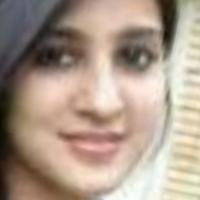
#> input picture 1016.png, 200 x 200 px, given as the content of the folder /Users/ninahorstmann/Downloads/UTKFace/, which was not available
$ jupyter execute --allow-errors FPP.ipynb
#> lines starting #> are read from the running program, lines starting #| are printed output that depends on the picture; pictures that were not available may be replaced by others from this repository, and a replacement may not be noted
#> further down, image is the input picture: shape (200, 200, 3); mean B, G, R 139, 154.2, 172.6
#> `b,g,r = cv2.split(image)`:
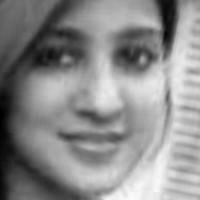
#> b: shape (200, 200); min 0, max 251, mean 139
#> `b,g,r = cv2.split(image)`:
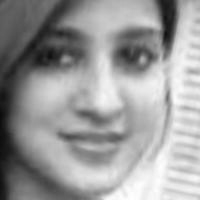
#> g: shape (200, 200); min 11, max 255, mean 154.2
#> `b,g,r = cv2.split(image)`:
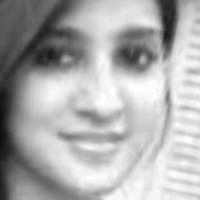
#> r: shape (200, 200); min 14, max 255, mean 172.6
[cell 1]
from facepplib import FacePP, exceptions
from __future__ import print_function, unicode_literals
from sklearn import metrics
import matplotlib.pyplot as plt
import numpy as np
import json
import os
import cv2

[cell 2]
#import UTK dataset
path = "/Users/ninahorstmann/Downloads/UTKFace/"
files = os.listdir(path)
size = len(files)
print("Total samples:",size)

[cell 3]
#Unpack data
images = []
ages = []
race = []
#> (the rest of this cell did not finish here and is left out)

[cell 4]
#Isolate images labeled as 'white'
white_idx = np.where(np.array(race)=='0')[0]
white_images = [images[i] for i in white_idx]
#> white_images = []
white_ages = [ages[i] for i in white_idx]
white_ages_int = [int(i) for i in white_ages]

#Isolate images labeled as 'black'
black_idx = np.where(np.array(race)=='1')[0]
black_images = [images[i] for i in black_idx]
#> black_images = []
black_ages = [ages[i] for i in black_idx]
black_ages_int = [int(i) for i in black_ages]

#Isolate images labeled as 'asian'
asian_idx = np.where(np.array(race)=='2')[0]
asian_images = [images[i] for i in asian_idx]
#> asian_images = []
asian_ages = [ages[i] for i in asian_idx]
asian_ages_int = [int(i) for i in asian_ages]

#Isolate images labeled as 'indian'
indian_idx = np.where(np.array(race)=='3')[0]
indian_images = [images[i] for i in indian_idx]
#> indian_images = []
indian_ages = [ages[i] for i in indian_idx]
indian_ages_int = [int(i) for i in indian_ages]

[cell 5]
#Extract indices from previous random sampling
from numpy import genfromtxt
#> (the rest of this cell did not finish here and is left out)

#> (a cell that did not finish here is left out)

[cell 7]
print(len(black_images))
#| 0
#> (the rest of this cell did not finish here and is left out)

$ run again, on 1343.png
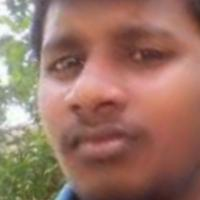
#> input picture 1343.png, 200 x 200 px, given as the content of the folder /Users/ninahorstmann/Downloads/UTKFace/, which was not available
#> image is the input picture: shape (200, 200, 3); mean B, G, R 101.9, 116.2, 153.8
#> `b,g,r = cv2.split(image)`:
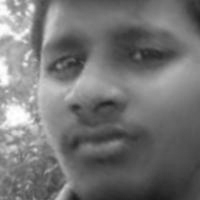
#> g: shape (200, 200); min 26, max 255, mean 116.2
#> `b,g,r = cv2.split(image)`:
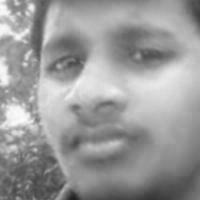
#> r: shape (200, 200); min 30, max 254, mean 153.8
#> white_images = []
#| 0

$ run again, on 1369.png
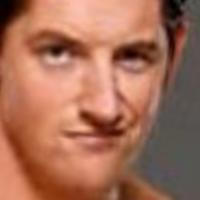
#> input picture 1369.png, 200 x 200 px, given as the content of the folder /Users/ninahorstmann/Downloads/UTKFace/, which was not available
#> image is the input picture: shape (200, 200, 3); mean B, G, R 87.5, 109.5, 164.5
#> `b,g,r = cv2.split(image)`:
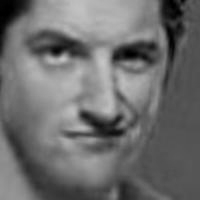
#> g: shape (200, 200); min 0, max 198, mean 109.5
#> `b,g,r = cv2.split(image)`:
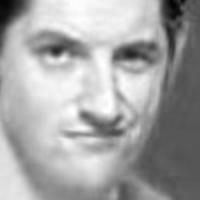
#> r: shape (200, 200); min 2, max 255, mean 164.5
#> white_images = []
#| 0

$ run again, on 146.png
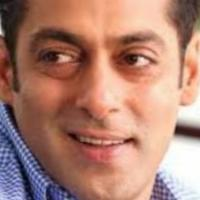
#> input picture 146.png, 200 x 200 px, given as the content of the folder /Users/ninahorstmann/Downloads/UTKFace/, which was not available
#> image is the input picture: shape (200, 200, 3); mean B, G, R 114.4, 128.8, 174.2
#> `b,g,r = cv2.split(image)`:
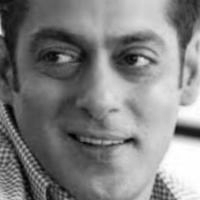
#> g: shape (200, 200); min 0, max 255, mean 128.8
#> `b,g,r = cv2.split(image)`:
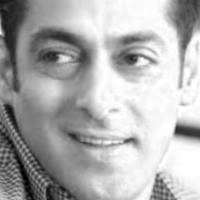
#> r: shape (200, 200); min 0, max 255, mean 174.2
#> white_images = []
#| 0
